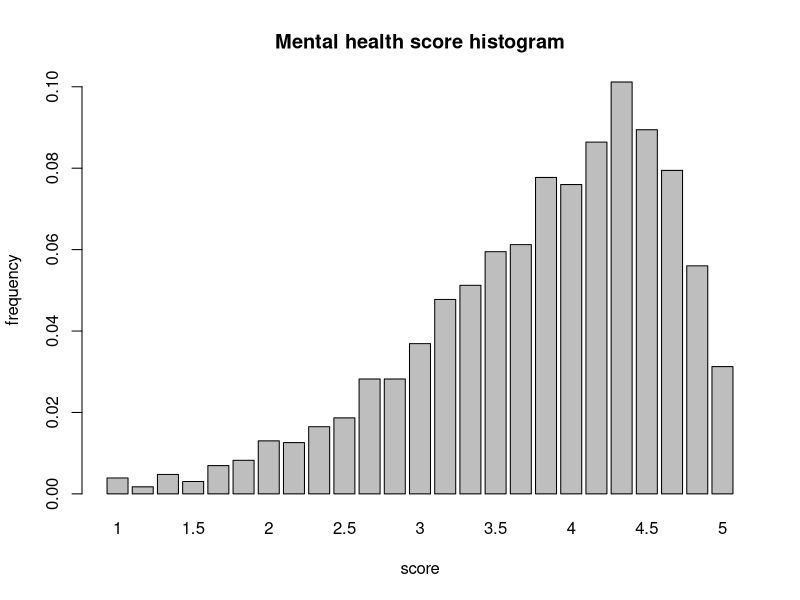
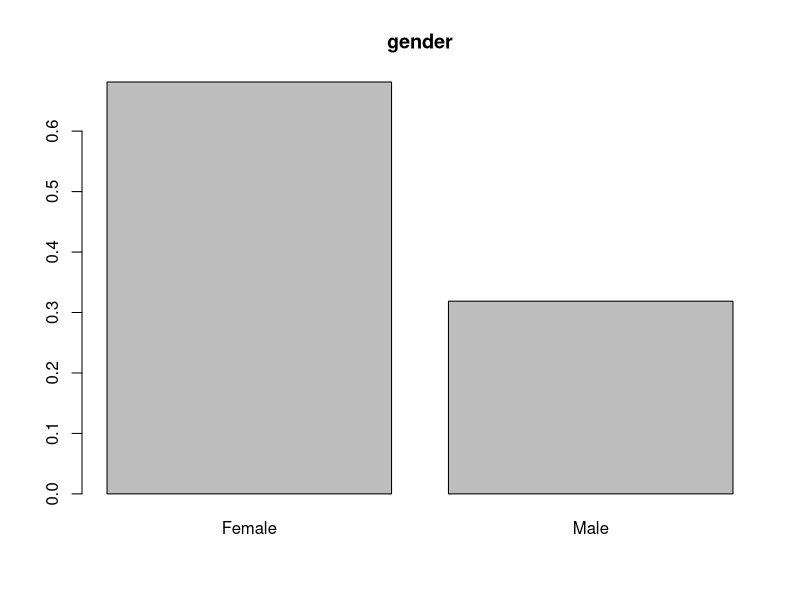
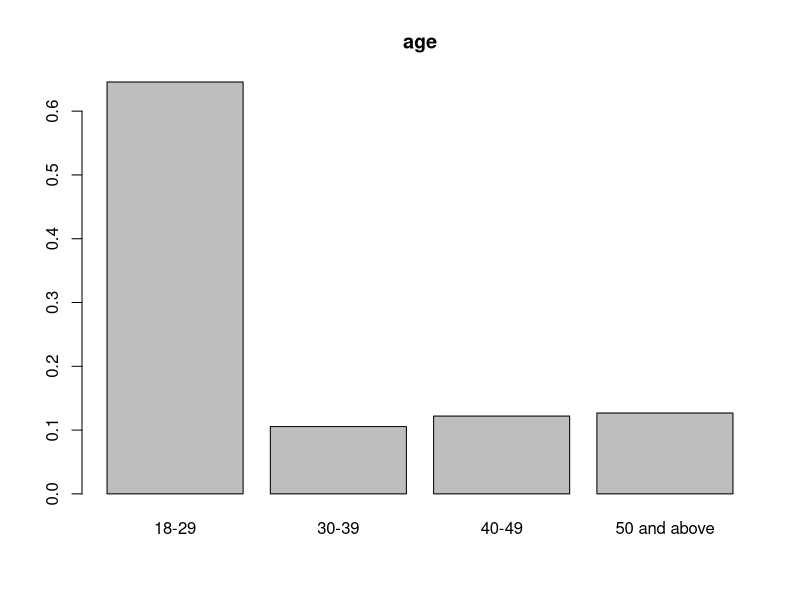
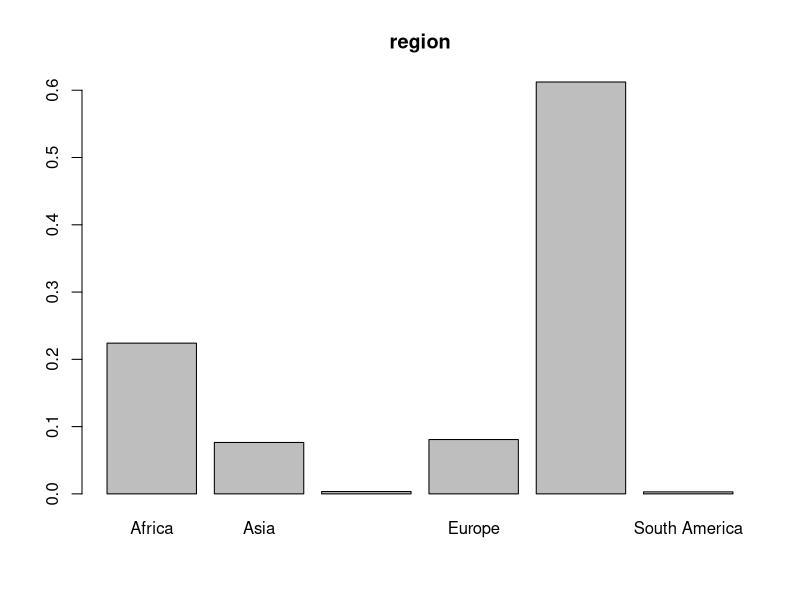
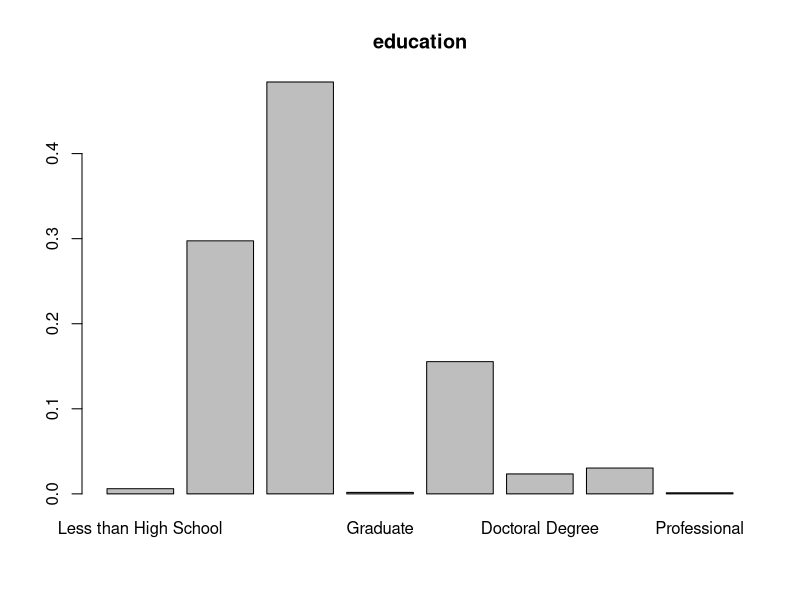
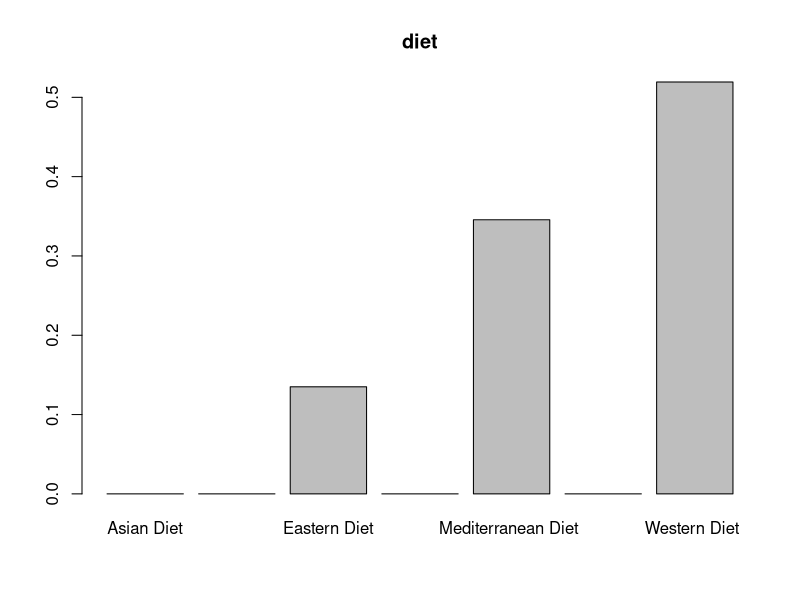
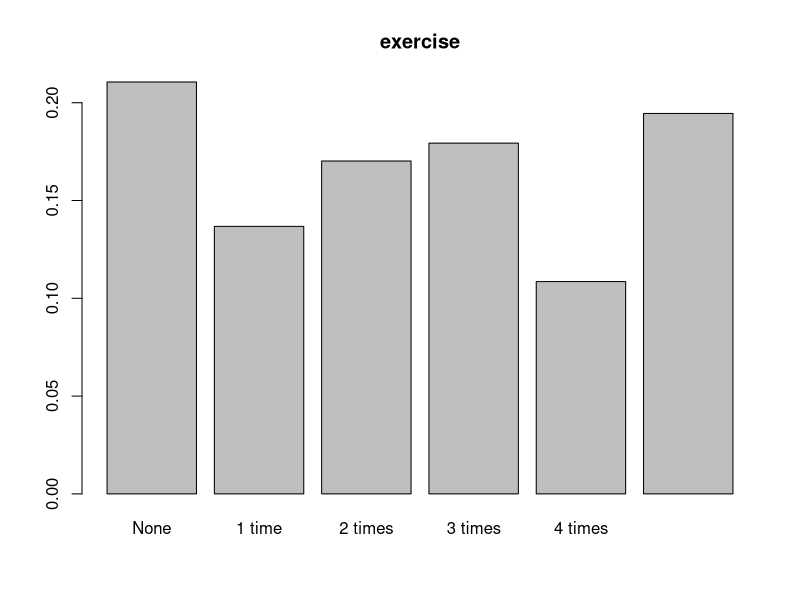
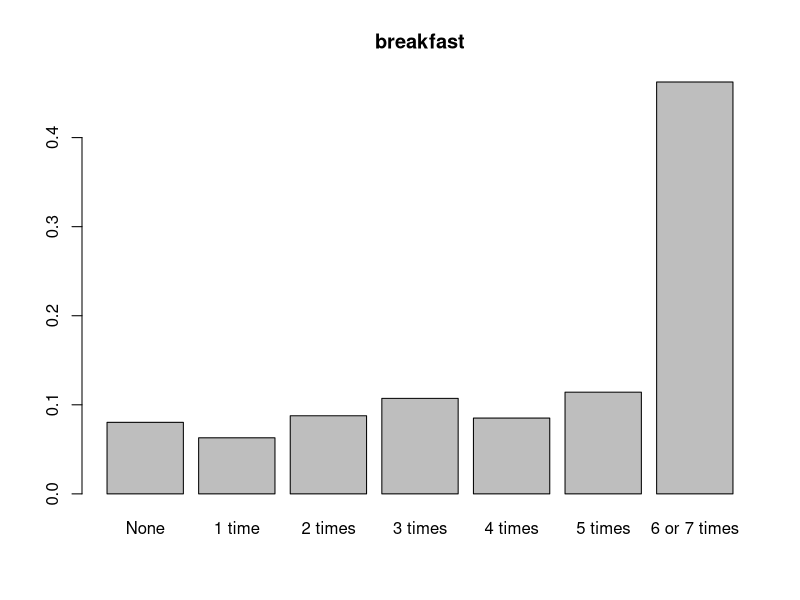

R code for these plots, in order:
library(glmnet)
library(MASS)
library(readxl)
library(plotmo)
library(MLmetrics)
library(lavaan)

#Input data
data <- read_excel("Math Department Diet Mood total .xlsx")
data = na.omit(data)

#Check the data
for (i in 1:length(data)) {
  data[,i] = as.factor(as.matrix(data[,i]))
  print(unique(data[,i]))
}

#Cleaning
data = data [-which(data$`1. What is your gender?`=='Other'),]
which(data$`3. In which region you are living now?`=='Option 8')
which(data$`5. What is your dietary pattern?`=='Sophomore')
which(data$`6. On average week, how many times a day do you exercise at least 20 minutes?`==unique(data$`6. On average week, how many times a day do you exercise at least 20 minutes?`)[7])
which(data$`9. On average week, how many times a day do you have dairy products?`==unique(data$`9. On average week, how many times a day do you have dairy products?`)[8])
which(data$`15. On average week, how many times do you eat dark green leafy vegetables?`==unique(data$`15. On average week, how many times do you eat dark green leafy vegetables?`)[7])
a1 = which(data$`3. In which region you are living now?`==unique(data$`3. In which region you are living now?`)[6])
a2 = which(data$`3. In which region you are living now?`==unique(data$`3. In which region you are living now?`)[9])
a3 = which(data$`3. In which region you are living now?`==unique(data$`3. In which region you are living now?`)[10])
b1 = which(data$`3. In which region you are living now?`==unique(data$`3. In which region you are living now?`)[3])
b2 = which(data$`3. In which region you are living now?`==unique(data$`3. In which region you are living now?`)[5])
data$`3. In which region you are living now?`[a1]=data$`3. In which region you are living now?`[a3]=unique(data$`3. In which region you are living now?`)[9]
data$`3. In which region you are living now?`[b1]=unique(data$`3. In which region you are living now?`)[5]
data = data[-which(data$`3. In which region you are living now?`=='Option 8'),]
#delete 2
m1 = which(data$`5. What is your dietary pattern?`==unique(data$`5. What is your dietary pattern?`)[1])
m2 = which(data$`5. What is your dietary pattern?`==unique(data$`5. What is your dietary pattern?`)[4])
m3 = which(data$`5. What is your dietary pattern?`==unique(data$`5. What is your dietary pattern?`)[5])
m4 = which(data$`5. What is your dietary pattern?`==unique(data$`5. What is your dietary pattern?`)[10])
w1 = which(data$`5. What is your dietary pattern?`==unique(data$`5. What is your dietary pattern?`)[3])
w2 = which(data$`5. What is your dietary pattern?`==unique(data$`5. What is your dietary pattern?`)[6])
w3 = which(data$`5. What is your dietary pattern?`==unique(data$`5. What is your dietary pattern?`)[11])
v1 = which(data$`5. What is your dietary pattern?`==unique(data$`5. What is your dietary pattern?`)[7])
v2 = which(data$`5. What is your dietary pattern?`==unique(data$`5. What is your dietary pattern?`)[8])
v3 = which(data$`5. What is your dietary pattern?`==unique(data$`5. What is your dietary pattern?`)[12])
data$`5. What is your dietary pattern?`[m2]=data$`5. What is your dietary pattern?`[m3]=data$`5. What is your dietary pattern?`[m4]=unique(data$`5. What is your dietary pattern?`)[1]
data$`5. What is your dietary pattern?`[w2]=data$`5. What is your dietary pattern?`[w3]=unique(data$`5. What is your dietary pattern?`)[3]
data$`5. What is your dietary pattern?`[v1]=data$`5. What is your dietary pattern?`[v2]=data$`5. What is your dietary pattern?`[w3]=unique(data$`5. What is your dietary pattern?`)[12]
data = data[-which(data$`6. On average week, how many times a day do you exercise at least 20 minutes?`==unique(data$`6. On average week, how many times a day do you exercise at least 20 minutes?`)[7]),]
#delete 2
n1 = which(data$`7. In the past 7 days, how many times did you eat breakfast?`==unique(data$`7. In the past 7 days, how many times did you eat breakfast?`)[7])
n2 = which(data$`7. In the past 7 days, how many times did you eat breakfast?`==unique(data$`7. In the past 7 days, how many times did you eat breakfast?`)[8])
data$`7. In the past 7 days, how many times did you eat breakfast?`[n1]=data$`7. In the past 7 days, how many times did you eat breakfast?`[n2]=unique(data$`7. In the past 7 days, how many times did you eat breakfast?`)[7]
a1 = which(data$`8. On average week, how many times a day do you eat whole grain products?`==unique(data$`8. On average week, how many times a day do you eat whole grain products?`)[3])
a2 = which(data$`8. On average week, how many times a day do you eat whole grain products?`==unique(data$`8. On average week, how many times a day do you eat whole grain products?`)[7])
data$`8. On average week, how many times a day do you eat whole grain products?`[a1]=data$`8. On average week, how many times a day do you eat whole grain products?`[a2]=unique(data$`8. On average week, how many times a day do you eat whole grain products?`)[3]
data = data[-which(data$`9. On average week, how many times a day do you have dairy products?`==unique(data$`9. On average week, how many times a day do you have dairy products?`)[8]),]
#delete 8
a1 = which(data$`9. On average week, how many times a day do you have dairy products?`==unique(data$`9. On average week, how many times a day do you have dairy products?`)[1])
a2 = which(data$`9. On average week, how many times a day do you have dairy products?`==unique(data$`9. On average week, how many times a day do you have dairy products?`)[7])
data$`9. On average week, how many times a day do you have dairy products?`[a2]=unique(data$`9. On average week, how many times a day do you have dairy products?`)[1]
n1 = which(data$`10. On average week, how many times a day do you consume coffee or other sources of caffeine?`==unique(data$`10. On average week, how many times a day do you consume coffee or other sources of caffeine?`)[4])
n2 = which(data$`10. On average week, how many times a day do you consume coffee or other sources of caffeine?`==unique(data$`10. On average week, how many times a day do you consume coffee or other sources of caffeine?`)[7])
data$`10. On average week, how many times a day do you consume coffee or other sources of caffeine?`[n2]=unique(data$`10. On average week, how many times a day do you consume coffee or other sources of caffeine?`)[4]
data = data[-which(data$`15. On average week, how many times do you eat dark green leafy vegetables?`==unique(data$`15. On average week, how many times do you eat dark green leafy vegetables?`)[7]),]
#delete 2
a1 = which(data$`16. On average week, how many times do you eat beans?`==unique(data$`16. On average week, how many times do you eat beans?`)[4])
a2 = which(data$`16. On average week, how many times do you eat beans?`==unique(data$`16. On average week, how many times do you eat beans?`)[7])
data$`16. On average week, how many times do you eat beans?`[a1]=unique(data$`16. On average week, how many times do you eat beans?`)[7]
a1 = which(data$`20. On average week, how many times do you take fish oil supplements?`==unique(data$`20. On average week, how many times do you take fish oil supplements?`)[2])
a2 = which(data$`20. On average week, how many times do you take fish oil supplements?`==unique(data$`20. On average week, how many times do you take fish oil supplements?`)[7])
data$`20. On average week, how many times do you take fish oil supplements?`[a2]=unique(data$`20. On average week, how many times do you take fish oil supplements?`)[2]
a1 = which(data$`21. During the past month, about how often did you feel NERVOUS?`=='None')
data$`21. During the past month, about how often did you feel NERVOUS?`[a1]=unique(data$`21. During the past month, about how often did you feel NERVOUS?`)[4]

data=na.omit(data)
for (i in 1:length(data)) {
  data[,i] = as.factor(as.matrix(data[,i]))
  print(unique(data[,i]))
}

names(data) = c("timestamp","gender","age","region","education","diet","exercise","breakfast","whole grain","dairy product","coffee","fruits","flaxseed/nuts","rice/pasta","meat","vegetables","beans","fish","fast food","multivitamin","fish oil","nervous","hopeless","restless","depressed","effort","worthless")
names(data)

ud=unique(data$diet)
oned=c(which(data$diet==ud[4]),which(data$diet==ud[5]),which(data$diet==ud[6]),which(data$diet==ud[7]))
data=data[-oned,]

#convert status into scores
x=as.data.frame(data[,2:21])
y=as.matrix(data[,22:27])
s=matrix(0,dim(y)[1],dim(y)[2])

for (i in 1:dim(y)[1]) {
  for (j in 1:dim(y)[2]) {
    if (y[i,j]=='None of the time'){
      s[i,j]=5
    }
    if (y[i,j]=='A little of the time'){
      s[i,j]=4
    }
    if (y[i,j]=='Some of the time'){
      s[i,j]=3
    }
    if (y[i,j]=='Most of the time'){
      s[i,j]=2
    }
    if (y[i,j]=='All the time'){
      s[i,j]=1
    }
  }
}
y=rowMeans(s)

#some plot
barplot(prop.table(table(y)),main = 'Mental health score histogram',xlab = 'score', ylab = 'frequency')

#order the data
u2=unique(x[,2])
x[,2]=factor(x[,2],levels = c(as.character(u2[1]),as.character(u2[2]),as.character(u2[3]),as.character(u2[4])),ordered = TRUE)
u4=unique(x[,4])
x[,4]=factor(x[,4],levels=c(as.character(u4[6]),as.character(u4[4]),as.character(u4[1]),as.character(u4[8]),as.character(u4[2]),as.character(u4[3]),as.character(u4[5]),as.character(u4[7])),ordered = TRUE)
u6=unique(x[,6])
x[,6]=factor(x[,6],levels = c(as.character(u6[1]),as.character(u6[2]),as.character(u6[3]),as.character(u6[6]),as.character(u6[4]),as.character(u6[5])),ordered = TRUE)
u7=unique(x[,7])
x[,7]=factor(x[,7],levels = c(as.character(u7[7]),as.character(u7[3]),as.character(u7[6]),as.character(u7[5]),as.character(u7[1]),as.character(u7[4]),as.character(u7[2])),ordered = TRUE)
u8=unique(x[,8])
x[,8]=factor(x[,8],levels = c(as.character(u8[4]),as.character(u8[2]),as.character(u8[3]),as.character(u8[6]),as.character(u8[5]),as.character(u8[1])),ordered = TRUE)
u9=unique(x[,9])
x[,9]=factor(x[,9],levels = c(as.character(u9[6]),as.character(u9[2]),as.character(u9[3]),as.character(u9[4]),as.character(u9[5]),as.character(u9[1])),ordered = TRUE)
u10=unique(x[,10])
x[,10]=factor(x[,10],levels = c(as.character(u10[4]),as.character(u10[6]),as.character(u10[3]),as.character(u10[2]),as.character(u10[5]),as.character(u10[1])),ordered = TRUE)
u11=unique(x[,11])
x[,11]=factor(x[,11],levels = c(as.character(u11[6]),as.character(u11[3]),as.character(u11[4]),as.character(u11[1]),as.character(u11[2]),as.character(u11[5])),ordered = TRUE)
u12=unique(x[,12])
x[,12]=factor(x[,12],levels = c(as.character(u12[3]),as.character(u12[1]),as.character(u12[5]),as.character(u12[2]),as.character(u12[6]),as.character(u12[4])),ordered = TRUE)
u13=unique(x[,13])
x[,13]=factor(x[,13],levels = c(as.character(u13[6]),as.character(u13[5]),as.character(u13[2]),as.character(u13[4]),as.character(u13[3]),as.character(u13[1])),ordered = TRUE)
u14=unique(x[,14])
x[,14]=factor(x[,14],levels = c(as.character(u14[6]),as.character(u14[5]),as.character(u14[2]),as.character(u14[4]),as.character(u14[3]),as.character(u14[1])),ordered = TRUE)
u15=unique(x[,15])
x[,15]=factor(x[,15],levels = c(as.character(u15[6]),as.character(u15[1]),as.character(u15[2]),as.character(u15[5]),as.character(u15[3]),as.character(u15[4])),ordered = TRUE)
u16=unique(x[,16])
x[,16]=factor(x[,16],levels = c(as.character(u16[1]),as.character(u16[2]),as.character(u16[4]),as.character(u16[5]),as.character(u16[3]),as.character(u16[6])),ordered = TRUE)
u17=unique(x[,17])
x[,17]=factor(x[,17],levels = c(as.character(u17[2]),as.character(u17[1]),as.character(u17[4]),as.character(u17[3]),as.character(u17[6]),as.character(u17[5])),ordered = TRUE)
u18=unique(x[,18])
x[,18]=factor(x[,18],levels = c(as.character(u18[1]),as.character(u18[2]),as.character(u18[5]),as.character(u18[6]),as.character(u18[3]),as.character(u18[4])),ordered = TRUE)
u19=unique(x[,19])
x[,19]=factor(x[,19],levels = c(as.character(u19[1]),as.character(u19[4]),as.character(u19[3]),as.character(u19[5]),as.character(u19[6]),as.character(u19[2])),ordered = TRUE)
u20=unique(x[,20])
x[,20]=factor(x[,20],levels = c(as.character(u20[1]),as.character(u20[2]),as.character(u20[4]),as.character(u20[5]),as.character(u20[6]),as.character(u20[3])),ordered = TRUE)

for (i in 1:dim(x)[2]) {
  barplot(prop.table(table(x[,i])),main = as.character(colnames(x)[i]))
}

xm=matrix(0,dim(x)[1],dim(x)[2])
for (i in 6:20) {
  for (j in 1:nrow(x)) {
    if (x[j,i]=='None'){
      xm[j,i]=0
    }
    if (x[j,i]=='1 time'){
      xm[j,i]=1
    }
    if ((x[j,i]=='2 times')|(x[j,i]==unique(x[,8])[3])){
      xm[j,i]=2
    }
    if ((x[j,i]=='3 times')|(x[j,i]==unique(x[,12])[2])){
      xm[j,i]=3
    }
    if (x[j,i]=='4 times'){
      xm[j,i]=4
    }
    if ((x[j,i]=='5 times')|(x[j,i]=='More than 4 times')){
      xm[j,i]=5
    }
    if (x[j,i]=='6 or 7 times'){
      xm[j,i]=6
    }
  }
}

for (i in 6:20) {
  print(unique(xm[,i]))
}

x[,6:20]=xm[,6:20]
ac=c(23.5,34.5,44.5,54.5)
xa=matrix(0,nrow(x),1)
for (i in 1:nrow(x)) {
  xa[i,1]=ac[which(x[i,2]==unique(x[,2]))]
}
x[,2]=xa[,1]
savex = x
x = savex

xmm = matrix(0,dim(x)[1],1)
for (i in 1:dim(x)[1]) {
  if (x[i,4]=="Less than High School"){
    xmm[i,1]=1
  }
  if (x[i,4]=="High School"){
    xmm[i,1]=2
  }
  if (x[i,4]=="2 or 4 Years of College Degree (AA, BA, BS)"){
    xmm[i,1]=3
  }
  if (x[i,4]=="Graduate"){
    xmm[i,1]=4
  }
  if (x[i,4]=="Master's Degree"){
    xmm[i,1]=5
  }
  if (x[i,4]=="Doctoral Degree"){
    xmm[i,1]=6
  }
  if (x[i,4]=="Professional Degree (MD, JD, PharmD, ...)"){
    xmm[i,1]=7
  }
  if (x[i,4]=="Professional"){
    xmm[i,1]=8
  }
}
x[,4]=xmm

par(mfrow=c(2,2))
for (i in 1:dim(x)[2]) {
  what=matrix(0,1,length(unique(x[,i])))
  colnames(what)=sort(unique(x[,i]))
  for (j in 1:length(unique(x[,i]))) {
    what[1,j]=mean(y[x[,i]==sort(unique(x[,i]))[j]])
  }
  barplot(what,main=as.character(colnames(x)[i]),xlab='type/frequency',ylab = 'average score')
}
par(mfrow=c(1,1))

cl_data=cbind(y,x)

#split the data
set.seed(123)
train = cl_data[sample(nrow(cl_data),0.75*nrow(cl_data)),]
test = cl_data[sample(nrow(cl_data),0.25*nrow(cl_data)),]
train_y=train[,1]
train_x=train[,-1]
test_y=test[,1]
test_x=test[,-1]

#Training

#lmod
lmod=lm(y~.,data = train)
#glm
mod_glm = glm(y~.,data = train)
#backward AIC
lmod_aic = stepAIC(lmod, direction = 'backward')
#lasso
mod_lasso = glmnet(data.matrix(train_x), train_y, alpha = 1)
mod_lasso2 = glmnet(data.matrix(train_x), train_y, alpha = 1, lambda = min(mod_lasso$lambda))
#ridge
mod_ridge = glmnet(data.matrix(train_x), train_y, alpha = 0)
mod_ridge2 = glmnet(data.matrix(train_x), train_y, alpha = 0, lambda = min(mod_ridge$lambda))
#elastic net
mod_el = glmnet(data.matrix(train_x), train_y, alpha = .5)
mod_el2 = glmnet(data.matrix(train_x), train_y, alpha = .5, lambda = min(mod_el$lambda))

#Testing

#lmod
MSE(predict(lmod,test_x),test_y)
#glm
MSE(predict(mod_glm,test),test_y)
#backward AIC
MSE(predict(lmod_aic, test_x),test_y)
#lasso
MSE(predict.glmnet(mod_lasso2,data.matrix(test_x)),test_y)
#ridge
MSE(predict.glmnet(mod_ridge2,data.matrix(test_x)),test_y)
#elastic net
MSE(predict.glmnet(mod_el2,data.matrix(test_x)),test_y)

#Visualize the residuals
par(mfrow=c(1,1))
plot(test_y[1:50], pch=16, cex=1, ylim = c(0.7,5.3),
     xlab = 'Observation', ylab = 'Mental health score', main = 'Residual Plot of first 50 observations')

lines(predict(lmod,test_x)[1:50], col = 'red')
lines(predict(mod_glm,test)[1:50], col = 'blue')
lines(predict(lmod_aic, test_x)[1:50], col = 'green')
lines(predict.glmnet(mod_lasso2,data.matrix(test_x))[1:50], col = 'yellow')
lines(predict.glmnet(mod_ridge2,data.matrix(test_x))[1:50], col = 'orange')
lines(predict.glmnet(mod_el2,data.matrix(test_x))[1:50], col = 'purple')

legend(0,2.5,legend = c('Linear regression','Generalized linear model'
                       ,'Backward AIC','Lasso regression','Ridge regression','Elastic net')
       ,col = c('red','blue','green','yellow','orange','purple'),lty = 1:6, cex = 0.6)

#range
c(min(predict(lmod,test_x)),max(predict(lmod,test_x)))

unique(train$gender)
unique(train$diet)
unique(train$region)
